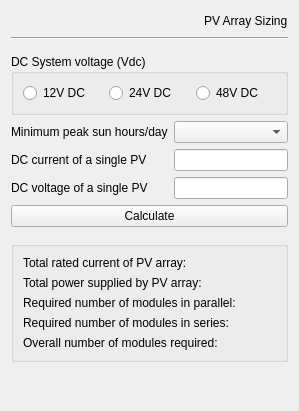
<?xml version="1.0" encoding="UTF-8"?>
<ui version="4.0">
 <class>FormPVArraySizing</class>
 <widget class="QWidget" name="FormPVArraySizing">
  <property name="geometry">
   <rect>
    <x>0</x>
    <y>0</y>
    <width>299</width>
    <height>411</height>
   </rect>
  </property>
  <property name="windowTitle">
   <string>Form</string>
  </property>
  <layout class="QVBoxLayout" name="verticalLayout_3">
   <item>
    <layout class="QHBoxLayout" name="horizontalLayout_2">
     <item>
      <spacer name="horizontalSpacer">
       <property name="orientation">
        <enum>Qt::Horizontal</enum>
       </property>
       <property name="sizeHint" stdset="0">
        <size>
         <width>40</width>
         <height>20</height>
        </size>
       </property>
      </spacer>
     </item>
     <item>
      <widget class="QLabel" name="label_7">
       <property name="text">
        <string>PV Array Sizing</string>
       </property>
      </widget>
     </item>
    </layout>
   </item>
   <item>
    <widget class="Line" name="line">
     <property name="orientation">
      <enum>Qt::Horizontal</enum>
     </property>
    </widget>
   </item>
   <item>
    <spacer name="verticalSpacer_3">
     <property name="orientation">
      <enum>Qt::Vertical</enum>
     </property>
     <property name="sizeHint" stdset="0">
      <size>
       <width>20</width>
       <height>10</height>
      </size>
     </property>
    </spacer>
   </item>
   <item>
    <layout class="QVBoxLayout" name="verticalLayout">
     <item>
      <widget class="QGroupBox" name="groupBox">
       <property name="title">
        <string>DC System voltage (Vdc)</string>
       </property>
       <layout class="QHBoxLayout" name="horizontalLayout">
        <item>
         <widget class="QRadioButton" name="dc12vRadioButton">
          <property name="text">
           <string>12V DC</string>
          </property>
         </widget>
        </item>
        <item>
         <widget class="QRadioButton" name="dc24vRadioButton">
          <property name="text">
           <string>24V DC</string>
          </property>
         </widget>
        </item>
        <item>
         <widget class="QRadioButton" name="dc48vRadioButton">
          <property name="text">
           <string>48V DC</string>
          </property>
         </widget>
        </item>
       </layout>
      </widget>
     </item>
     <item>
      <layout class="QFormLayout" name="formLayout">
       <item row="0" column="0">
        <widget class="QLabel" name="minimumPeakSunHoursDayLabel">
         <property name="text">
          <string>Minimum peak sun hours/day</string>
         </property>
        </widget>
       </item>
       <item row="1" column="0">
        <widget class="QLabel" name="dCCurrentOfASinglePVLabel">
         <property name="text">
          <string>DC current of a single PV</string>
         </property>
        </widget>
       </item>
       <item row="1" column="1">
        <widget class="QLineEdit" name="dcCurrentOfASinglePVLineEdit"/>
       </item>
       <item row="2" column="0">
        <widget class="QLabel" name="dCVoltageOfASinglePVLabel">
         <property name="text">
          <string>DC voltage of a single PV</string>
         </property>
        </widget>
       </item>
       <item row="2" column="1">
        <widget class="QLineEdit" name="dcVoltageOfASinglePVLineEdit"/>
       </item>
       <item row="0" column="1">
        <widget class="QComboBox" name="minimumPeakSunHoursDayComboBox"/>
       </item>
      </layout>
     </item>
     <item>
      <widget class="QPushButton" name="calcPushButton">
       <property name="text">
        <string>Calculate</string>
       </property>
      </widget>
     </item>
    </layout>
   </item>
   <item>
    <spacer name="verticalSpacer">
     <property name="orientation">
      <enum>Qt::Vertical</enum>
     </property>
     <property name="sizeHint" stdset="0">
      <size>
       <width>20</width>
       <height>10</height>
      </size>
     </property>
    </spacer>
   </item>
   <item>
    <widget class="QGroupBox" name="groupBox_2">
     <property name="title">
      <string/>
     </property>
     <layout class="QVBoxLayout" name="verticalLayout_2">
      <item>
       <layout class="QFormLayout" name="formLayout_2">
        <item row="0" column="0">
         <widget class="QLabel" name="label_2">
          <property name="text">
           <string>Total rated current of PV array:</string>
          </property>
         </widget>
        </item>
        <item row="0" column="1">
         <widget class="QLabel" name="totalRatedCurrentPVArrayLabel">
          <property name="text">
           <string/>
          </property>
         </widget>
        </item>
        <item row="1" column="0">
         <widget class="QLabel" name="label_3">
          <property name="text">
           <string>Total power supplied by PV array:</string>
          </property>
         </widget>
        </item>
        <item row="1" column="1">
         <widget class="QLabel" name="totalRatedPowerSuppliedPVArrayLabel">
          <property name="text">
           <string/>
          </property>
         </widget>
        </item>
        <item row="2" column="0">
         <widget class="QLabel" name="label_4">
          <property name="text">
           <string>Required number of modules in parallel:</string>
          </property>
         </widget>
        </item>
        <item row="2" column="1">
         <widget class="QLabel" name="requiredNumberModuleParallellabel">
          <property name="text">
           <string/>
          </property>
         </widget>
        </item>
        <item row="3" column="0">
         <widget class="QLabel" name="label_5">
          <property name="text">
           <string>Required number of modules in series:</string>
          </property>
         </widget>
        </item>
        <item row="3" column="1">
         <widget class="QLabel" name="requiredNumberModuleSeriesLabel">
          <property name="text">
           <string/>
          </property>
         </widget>
        </item>
        <item row="4" column="0">
         <widget class="QLabel" name="label_6">
          <property name="text">
           <string>Overall number of modules required:</string>
          </property>
         </widget>
        </item>
        <item row="4" column="1">
         <widget class="QLabel" name="overallNumberModuleReqLabel">
          <property name="text">
           <string/>
          </property>
         </widget>
        </item>
       </layout>
      </item>
     </layout>
    </widget>
   </item>
   <item>
    <spacer name="verticalSpacer_2">
     <property name="orientation">
      <enum>Qt::Vertical</enum>
     </property>
     <property name="sizeHint" stdset="0">
      <size>
       <width>20</width>
       <height>40</height>
      </size>
     </property>
    </spacer>
   </item>
  </layout>
 </widget>
 <resources/>
 <connections/>
</ui>
